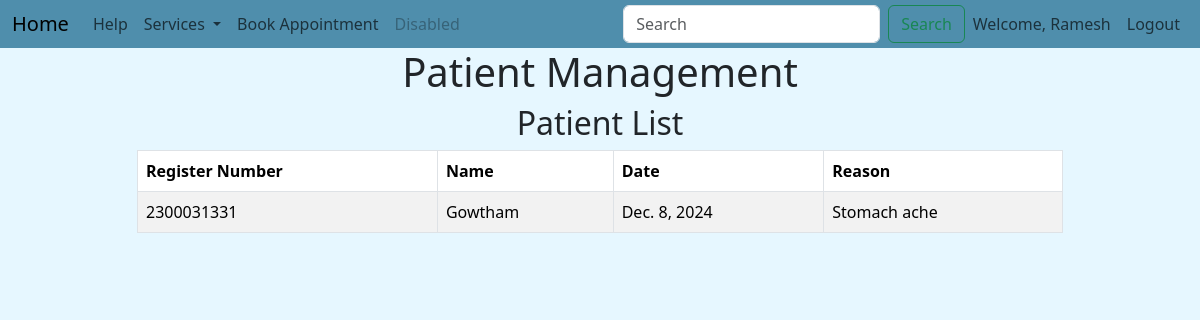
/patient_list2 (signed in), run on the app's committed database.
### administrationapp/models.py (models this page shows, shortened)
class PatientList(models.Model):
    Register_Number = models.CharField(max_length=20, unique=True)
    Name = models.CharField(max_length=100)
    Date = models.DateField()  # Changed to DateField for storing date
    Reason = models.CharField(max_length=100)

### administrationapp/views.py (the view)
# urls.py: path('patient_list2', views.patient_list2, name='patient_list2'),
def patient_list2(request):
    today = datetime.date.today()  # Get today's date
    patients = PatientList.objects.filter(Date=today)  # Filter patients with today's date
    return render(request, 'staffapp/appointment.html', {'patients': patients})

### Templates/staffapp/appointment.html (shortened to what this page needs)
{% extends 'Navbar/ProjectNavbar.html' %}
{% load static %}
{% block body %}
<div class="container">
    <h1 class="text-center">Patient Management</h1>
    <div class="row justify-content-center">
        <div class="col-md-10">
            <div class="table-container">
                <h2 class="text-center">Patient List</h2>
                <table class="table table-striped table-bordered">
                    <thead>
                        <tr>
                            <th>Register Number</th>
                            <th>Name</th>
                            <th>Date</th>
                            <th>Reason</th>
                        </tr>
                    </thead>
                    <tbody>
                        {% for patient in patients %}
                        <tr>
                            <td>{{ patient.Register_Number }}</td>
                            <td>{{ patient.Name }}</td>
                            <td>{{ patient.Date }}</td>
                            <td>{{ patient.Reason }}</td>
                        </tr>
                        {% empty %}
                        <tr>
                            <td colspan="4" class="no-data">No patients found.</td>
                        </tr>
                        {% endfor %}
                    </tbody>
                </table>
            </div>
        </div>
    </div>
</div>
{% endblock %}

### Templates/Navbar/ProjectNavbar.html (shortened to what this page needs)
<!DOCTYPE html>
<html lang="en">
<head>
    <link href="https://cdn.jsdelivr.net/npm/bootstrap@5.3.3/dist/css/bootstrap.min.css" rel="stylesheet">
</head>
<body>
<nav class="navbar navbar-expand-lg flex-shrink-3 py-sm-1" style="background-color:#4F8EAC">
  <div class="container-fluid">
    <a class="navbar-brand" href="#">Home</a>
    <div class="collapse navbar-collapse" id="navbarSupportedContent">
      <ul class="navbar-nav me-auto mb-2 mb-lg-0">
        <li class="nav-item">
          <a class="nav-link" href="#">Help</a>
        </li>
        <li class="nav-item dropdown">
          <a class="nav-link dropdown-toggle" href="#" role="button" data-bs-toggle="dropdown" aria-expanded="false">
            Services
          </a>
        </li>
          <li class="nav-item">
          <a class="nav-link" href="{% url 'add_patient' %}">Book Appointment</a>
        </li>
        <li class="nav-item">
          <a class="nav-link disabled" aria-disabled="true">Disabled</a>
        </li>
      </ul>
      <form class="d-flex" role="search">
        <input class="form-control me-2" type="search" placeholder="Search" aria-label="Search">
        <button class="btn btn-outline-success" type="submit">Search</button>
      </form>
    </div>
    <ul  class="navbar-nav ms-auto">
<li>
        {% if user.is_authenticated %}
        <li class="nav-item">
        <span class="nav-link">Welcome, {{ user.username }}</span>
    </li>
          <li class="nav-item">
          <a class="nav-link" href="{% url 'logout' %}">Logout</a>
          </li>
        {% endif %}
 </li>
      </ul>
  </div>
</nav>
{% block body %}
{% endblock %}
</body>
</html>

### Templates/Navbar/ProjectNavbar.html (style rules this page uses)
body { background-color: #e6f7ff; }

### data on the page
PatientList: Register_Number "2300031331", Name "Gowtham", Date "Dec. 8, 2024", Reason "Stomach ache"

### other printed values
{{ user.username }} "Ramesh"
